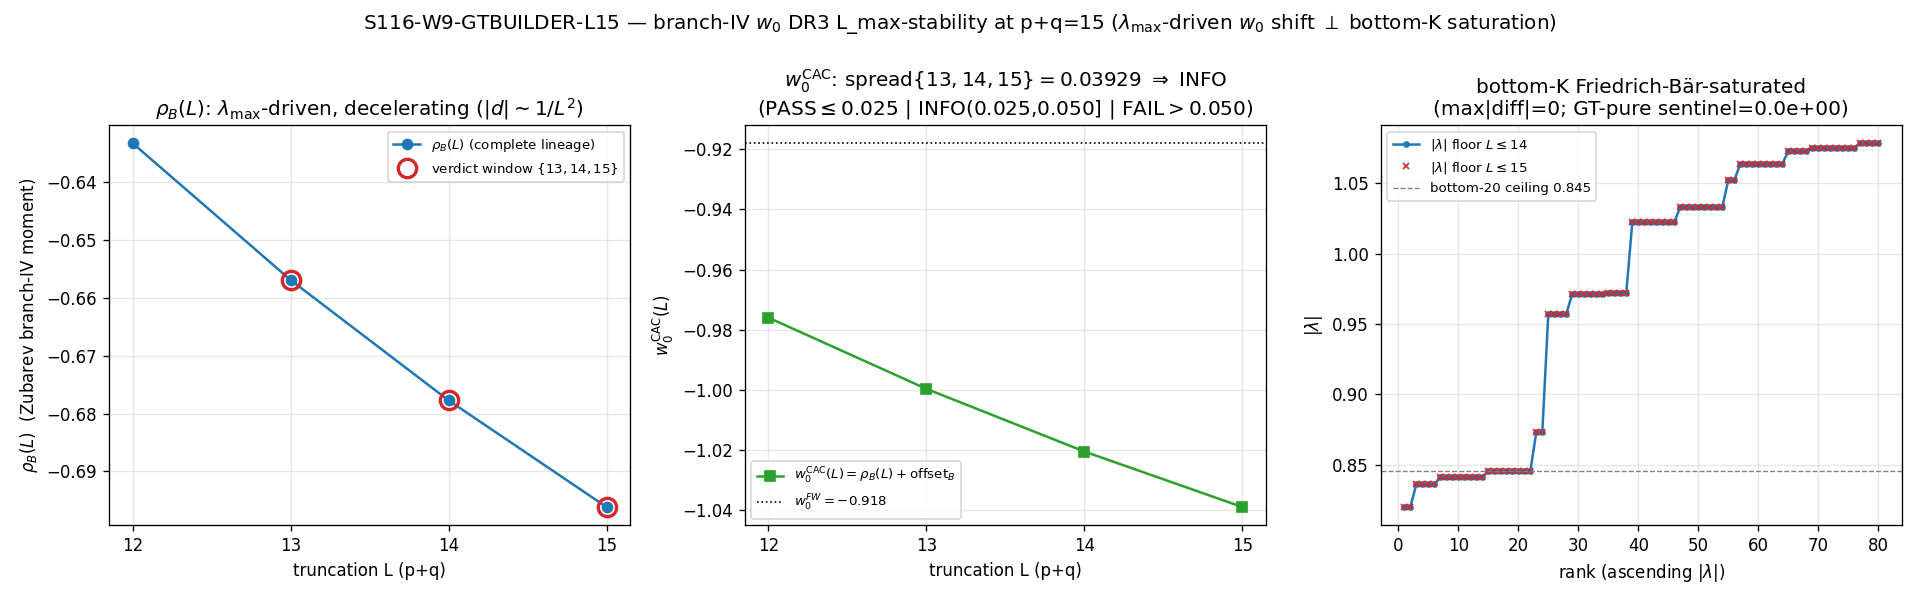

Reproduce this figure in Python.
#!/usr/bin/env python
"""
S116-W9-GTBUILDER-L15 — branch-(iv) w_0 DR3-class L_max-stability ONE TRUNCATION DEEPER (p+q=15).

Gate: S116-W9-GTBUILDER-L15  ([SIGN] — directional sub-claim: the decrement DECELERATES
      |d(14->15)| < |d(13->14)| AND the CAC offset cancels in the span; top-line is the band
      comparison on spread_CAC{13,14,15}).
Classification: GEOMETRIC (a spectral-functional property of the D_K spectrum at the fixed
                tau_fold slice; NOT a phononic excitation).
Owner: baptista-spacetime-analyst.

WHAT THIS GATE DOES
-------------------
Extends the branch-(iv) w_0_FW DR3-class L_max-stability lineage (S102 -> S103 -> S104 PRE-REG-INC
-> S105 INFO) one truncation deeper to p+q=15, using the ALREADY-CONSTRUCTED p+q=15 sectors from
the S106 cache (s106_w1_highl_cache_l1416.npz, key `sector_evals_L16`: COMPLETE p+q<=15 triangle,
136 sectors, herm_err_max=1.13e-15). This is a cache-read + Zubarev-moment extraction + GT-pure
sentinel, NOT a 35-min reconstruction (the expensive mixed p+q=15 sectors are pre-built S106).

  (A) PRIMARY OBSERVABLE — branch-(iv) w_0 DR3 deep-truncation spread:
      For L in {10,12,13,14,15}, compute the branch-(iv) Zubarev Mellin-zeta spectral moment
      rho_B(L) := rho_Zubarev(L) = <|lambda|>_Z(L)/lambda_max(L) - 1   (S85 W0-7 evaluator,
      imported VERBATIM from s105_branch_iv_direct_l1314.py), SELF-CONSISTENTLY on the COMPLETE
      (4,4)-filled S106 lineage. Form the canonical-anchored prediction
          w0^CAC(L) = rho_B(L) + offset_B,   offset_B := w0_FW - rho_B(L=10)   [DERIVED at runtime]
      (CAC MANDATORY per regulator-convention-lockdown.md; demarcation theorem w0^CAC(10)=w0_FW
      EXACTLY by construction; the offset cancels in the span). PRIMARY verdict object: the
      deep-truncation sliding window spread_CAC{13,14,15} vs the UNCHANGED W5-2 band
      (PASS <= 0.025 | INFO (0.025,0.050] | FAIL > 0.050).

  (B) GENUINELY-NEW CONSTRUCTION — GT-pure (15,0)/(0,15) reconstruction sentinel:
      Independently rebuild the two GT-pure sectors (15,0) and (0,15) from scratch via
      irrep_symmetric_power_gt (the bosonic-ladder builder, imported VERBATIM from s105; NEVER
      forms the 3^15 dense intermediate), diagonalize i*D on GPU (D=2176 Hermitian), verify the
      eigenvalues reproduce the S106 cache's (15,0)/(0,15) abs_evals to the sentinel floor
      (< 1e-10). EXTENDS the S106 GT-vs-cache sentinel (which certified p+q<=12) to p+q=15.
      The 14 MIXED p+q=15 sectors are READ from the S106 cache (already built S106 via the
      Casimir-projection path at herr ~ 1e-15; rebuilding is recompute-what-is-closed + ~35 min
      for zero new info).

  (C) BOTTOM-K SATURATION CROSS-CHECK (the spectral-geometer side of the W9 workshop):
      the global bottom-20 AND bottom-64 |lambda| floors are IDENTICAL over the p+q<=14 and
      p+q<=15 pooled spectra (expected max|diff|=0.0e+00 — the smallest p+q=15 eigenvalue is
      |lambda|_min=4.216 >> the bottom-20 ceiling 0.845, so the new shell cannot enter the
      bottom-K; the bottom-K observable is Friedrich-Bar-saturated at p+q<=14).

CROSS-CHECKS (guards; force PASS->INFO if any fail, per the S105 guard pattern):
  - cache integrity:   npz-internal audit_sha256 == 5af2b7cd...
  - GT-pure sentinel:  max|lambda(GT (15,0)/(0,15)) - lambda(cache)| < 1e-10.
  - rho_B(14) consist: rho_B(14) from sector_evals_L14 == rho_B(14) from sector_evals_L16|level<=14.
  - p+q=15 complete:   all 16 sectors (0,15)..(15,0) present in sector_evals_L16 with level==15.
  - Hermiticity:       GT-pure herm_err small; cache herm_err_max=1.13e-15 (stored).
  - bottom-K saturat:  bottom-20 AND bottom-64 |lambda| floors IDENTICAL L<=14 vs L<=15.
DIAGNOSTICS (cross-report, NOT gating): spread_CAC{12,13,14} (S105-continuity, complete lineage);
  spread_CAC{12,13,14,15} (full 4-pt window, includes the L=12 residual transient -> > 0.050, NOT
  the verdict object; bit-matches the investigation-track INV13-W1-3 = 0.0629703); the S105
  published rho_B (s84-incomplete lineage, missing (4,4)) with the gap-fill delta disclosed.

Output 4-tuple:
  (value=spread_CAC{13,14,15}, scheme=zeta, convention=CAC-branch-iv-anchored-L10-DERIVED-OFFSET,
   L_max=15)

regulator_pin: a_2^{Mellin}  (branch-(iv) w_0 channel = substrate-distance Mellin-zeta moment;
  zeta scheme; poleconv-A-double (pole_in_s=3, curvature_grade_n=2) per regulator-pin-discipline.md
  §"Mellin Pole-Set Labeling"). cutoff_axis=spectral (Zubarev kernel Lambda_Z on the D_K spectrum).

Substrate-first arrow (GEOMETRIC): D_K eigenvalues at tau_fold (p+q=15 shell) -> branch-(iv)
Zubarev Mellin-zeta spectral moment rho_B(15) -> CAC-anchored late-time w_0 -> DESI DR3 w0-wa
measurement. GR's dark energy is the CONSEQUENCE, not the premise. The GT bosonic-ladder builder
is a substrate-faithful construction of the (p,0) sectors in their intrinsic highest-weight space;
the sentinel certifies it reproduces the cache spectrum (a feasibility route, not new physics).
"""
from __future__ import annotations

import os
os.environ.setdefault("OMP_NUM_THREADS", "8")
os.environ.setdefault("MKL_NUM_THREADS", "8")

import hashlib
import json
import sys
import time
from pathlib import Path

import numpy as np

# ---------------------------------------------------------------------------
# Section 1 — Identity + paths
# ---------------------------------------------------------------------------
SESSION = "S116"
GATE_ID = "S116-W9-GTBUILDER-L15"
SCHEME = "zeta"
CONVENTION = "CAC-branch-iv-anchored-L10-DERIVED-OFFSET"
L_MAX = "15"

THIS_FILE = Path(__file__).resolve()
PROJECT_ROOT = THIS_FILE.parents[2]                  # .../computations/session-116/<this> -> root
SHARED_DIR = PROJECT_ROOT / "computations" / "_shared"
SESSION_DIR = PROJECT_ROOT / "computations" / "session-116"
S105_DIR = PROJECT_ROOT / "computations" / "session-105"
S106_DIR = PROJECT_ROOT / "computations" / "session-106"

sys.path.insert(0, str(SHARED_DIR))
sys.path.insert(0, str(S105_DIR))

from canonical_constants import (  # noqa: E402
    w0_FW,
    Gamma_effacement,
    N_cells,
    tau_fold,
)

# VERBATIM reuse of the S105 GT bosonic-ladder builder + S85 W0-7 Zubarev evaluator + pipeline.
# (NOT re-derived; the same validated constructions that landed S105-BRANCH-IV-DIRECT-L1314 INFO.)
from s105_branch_iv_direct_l1314 import (  # noqa: E402
    irrep_symmetric_power_gt,
    rho_zubarev_from_sectors,
    build_dirac_pipeline,
)

# ---------------------------------------------------------------------------
# Section 2 — Pre-registered constants (plan §W9-2 machinery_pin_map; PRDR dry-run)
# ---------------------------------------------------------------------------
LAMBDA_Z = 1.0                           # (local) Zubarev kernel width (S85 W0-7 PRDR pin), M_KK units; UNCHANGED
L_ANCHOR = 10                            # (local) CAC offset anchor truncation (rho_B(L=10) -> w0_FW)
SPREAD_PASS_BAND = 0.025                 # (local) PASS <= 0.025 (UNCHANGED W5-2)
SPREAD_INFO_BAND = 0.050                 # (local) INFO (0.025, 0.050]; FAIL > 0.050 (UNCHANGED W5-2)
L_SCAN_primary = (13, 14, 15)            # (local) deep-truncation sliding window (VERDICT object)
L_SCAN_continuity = (12, 13, 14)         # (local) S105-continuity diagnostic on the complete lineage
L_SCAN_full = (12, 13, 14, 15)           # (local) full 4-pt window diagnostic (incl. L=12 transient; NOT verdict)
SENTINEL_TOL = 1e-10                     # (local) GT-pure (15,0)/(0,15) vs S106-cache |lambda| sentinel floor
REPRO_TOL = 1e-12                        # (local) rho_B(14) internal cross-lineage consistency
bottom_K_set = (20, 64)                  # (local) Friedrich-Bar bottom-K saturation cross-check
eta_FB_lower = 0.392839                  # (local) S106 Friedrich-Bar empirical floor (cross-report)
PUBLICATION_PRECISION = 6                # (local) spread + rho_B + w0^CAC published to 6 sig figs (Class 8.3)

# S106 cache npz-internal audit_sha256 field (runtime integrity check pin; plan §W9-2):
CACHE_INTERNAL_AUDIT_SHA256 = "5af2b7cd09d863491cd30872384f9bc9adc7b0a580c2b7089f28ce9bfda3fcbb"

# Runtime canonical-value assertions (PLAN-TEXT-DRIFT note; substrate-first-canonical-sourcing.md §(ii.B)):
W0_FW_EXPECT = -0.918                     # (local) canonical w0_FW (S58 Volovik partition+effacement)
TAU_FOLD_EXPECT = 0.190                   # (local) canonical tau_fold (S12/S42)

# Hermiticity floor (boson (p,0) i*D is EXACTLY Hermitian; dimension-scaled guard for safety):
ID_HERM_ERR_TOL_IDEAL = 1.0e-15          # (local)
EPS_F64 = float(np.finfo(np.float64).eps)  # (local) ~2.22e-16

# S105 published continuity anchors (s84-INCOMPLETE lineage, MISSING (4,4)) — cross-report only:
S105_PUBLISHED_SPREAD = 0.0443091        # (local) S105-BRANCH-IV-DIRECT-L1314 INFO spread_CAC{12,13,14}
# Investigation-track INV13-W1-3-BRANCH-IV-W0-L1516-DR3 full-window cross-report (knowledge MCP):
INV13_FULL_WINDOW = 0.0629703            # (local) spread_CAC{12,13,14,15,16} FAIL (full-window diagnostic anchor)

JENSEN_S = float(tau_fold)               # (local) Jensen deformation s = tau_fold = 0.190 (cache is tau019)

# ---------------------------------------------------------------------------
# Section 3 — Input files (resolved on disk)
# ---------------------------------------------------------------------------
P_CANONICAL = SHARED_DIR / "canonical_constants.py"
P_CACHE = S106_DIR / "s106_w1_highl_cache_l1416.npz"
P_S105_PY = S105_DIR / "s105_branch_iv_direct_l1314.py"
P_DIRAC = SHARED_DIR / "dirac_spectrum.py"
P_S105_NPZ = S105_DIR / "s105_branch_iv_direct_l1314.npz"

INPUT_FILES = [P_CANONICAL, P_CACHE, P_S105_PY, P_DIRAC, P_S105_NPZ]

# ---------------------------------------------------------------------------
# Section 4 — SHA-256 input-pin block (S84+ dual-SHA schema)
# ---------------------------------------------------------------------------

def sha256_of(path: Path) -> str:
    h = hashlib.sha256()                                   # (local)
    try:
        h.update(path.read_bytes())
    except OSError:
        return ""
    return h.hexdigest()


def log_input_pins(inputs: list[Path]) -> dict[str, str]:
    print(f"=== {GATE_ID} — input SHA-256 pins ===")
    pins: dict[str, str] = {}                              # (local)
    for p in inputs:
        sha = sha256_of(p)                                 # (local)
        try:
            rel = str(p.relative_to(PROJECT_ROOT)).replace("\\", "/")  # (local)
        except ValueError:
            rel = str(p).replace("\\", "/")                # (local)
        print(f"  {rel}: {sha[:16]}...")
        pins[rel] = sha
    return pins


def closure_hash(pins: dict[str, str]) -> str:
    items = sorted(pins.items())                           # (local)
    h = hashlib.sha256()                                   # (local)
    for k, v in items:
        h.update(f"{k}={v}\n".encode("utf-8"))
    return h.hexdigest()


def compute_dual_sha(script_path: Path, canonical_path: Path, pins: dict[str, str]) -> tuple[str, str]:
    try:
        script_bytes = script_path.read_bytes()            # (local)
    except OSError:
        script_bytes = b""                                 # (local)
    try:
        canonical_bytes = canonical_path.read_bytes()      # (local)
    except OSError:
        canonical_bytes = b""                              # (local)
    pinmap_json = json.dumps(
        dict(sorted(pins.items())), separators=(",", ":"), sort_keys=True
    ).encode("utf-8")                                      # (local)
    h_audit = hashlib.sha256()                             # (local)
    h_audit.update(script_bytes)
    h_audit.update(canonical_bytes)
    h_audit.update(pinmap_json)
    h_content = hashlib.sha256()                           # (local)
    h_content.update(script_bytes)
    return h_audit.hexdigest(), h_content.hexdigest()


# ---------------------------------------------------------------------------
# Section 5 — bottom-K saturation helper (pooled-raw abs_evals; matches plan 0.845 anchor)
# ---------------------------------------------------------------------------

def pooled_abs_sorted(sectors: dict, L_cut: int) -> np.ndarray:
    """Ascending-sorted pool of |lambda| over all sectors with level <= L_cut (raw abs_evals,
    NOT multiplicity-expanded; the bottom-K FLOOR is a distinct-small-eigenvalue observable —
    the plan's bottom-20 ceiling 0.845 is this reading). Adding high-|lambda| sectors cannot
    lower the bottom-K, so the floor is Friedrich-Bar-saturated by construction."""
    vals = []                                              # (local)
    for _k, d in sectors.items():
        if d["level"] <= L_cut:
            vals.append(np.asarray(d["abs_evals"], dtype=np.float64))
    return np.sort(np.concatenate(vals))


# ---------------------------------------------------------------------------
# Section 6 — print_verdict_payload (agent calls emit_verdict with this)
# ---------------------------------------------------------------------------

def print_verdict_payload(verdict, value, audit_sha, content_sha,
                          sign_v="", magnitude_v="", regime_v="", extra_rows=None):
    payload = {
        "session": 116,
        "gate_id": GATE_ID,
        "verdict": verdict,
        "value": value,
        "scheme": SCHEME,
        "convention": CONVENTION,
        "l_max": L_MAX,
        "audit_sha256": audit_sha,
        "content_sha256": content_sha,
        "schema_version": "S84+",
    }
    if sign_v:
        payload["sign_verdict"] = sign_v
        payload["magnitude_verdict"] = magnitude_v
        payload["regime_verdict"] = regime_v
    if extra_rows:
        payload["extra_rows"] = extra_rows
    print("<<<EMIT_VERDICT_PAYLOAD>>>")
    print(json.dumps(payload))
    print("<<<END_EMIT_VERDICT_PAYLOAD>>>")


# ---------------------------------------------------------------------------
# Section 7 — main
# ---------------------------------------------------------------------------

def main():
    print(f"=== {GATE_ID} :: branch-(iv) w_0 DR3 L_max-stability one truncation deeper (p+q=15) ===")
    print(f"[const] w0_FW={w0_FW}  tau_fold={tau_fold}  Lambda_Z={LAMBDA_Z}  "
          f"Gamma_effacement={Gamma_effacement}  N_cells={N_cells}")

    # --- runtime canonical-value verification (PLAN-TEXT-DRIFT; substrate-first §(ii.B)) ---
    assert abs(float(w0_FW) - W0_FW_EXPECT) < 1e-12, f"w0_FW drift: {w0_FW} != {W0_FW_EXPECT}"
    assert abs(float(tau_fold) - TAU_FOLD_EXPECT) < 1e-12, f"tau_fold drift: {tau_fold} != {TAU_FOLD_EXPECT}"
    print(f"[canon] runtime-verified: w0_FW={w0_FW} (==-0.918), tau_fold={tau_fold} (==0.190)")

    pins = log_input_pins(INPUT_FILES)
    closure = closure_hash(pins)
    audit_sha, content_sha = compute_dual_sha(THIS_FILE, P_CANONICAL, pins)
    canonical_sha_live = pins.get("computations/_shared/canonical_constants.py", "")  # (local)
    # PLAN-TEXT-DRIFT: canonical_constants.py was edited this session (W1+W7 added constants); the
    # plan pinned <computed-at-runtime>, so there is no stale literal to compare against — we record
    # the LIVE SHA and the two consumed constants are runtime-verified above (drift documented).
    canonical_drift_S116 = True            # (local) canonical_constants.py edited this session (W1+W7)
    print(f"  closure_hash:   {closure[:16]}...")
    print(f"  audit_sha256:   {audit_sha[:16]}... (script+canonical+pinmap)")
    print(f"  content_sha256: {content_sha[:16]}... (script only)")
    print(f"  canonical_sha_live: {canonical_sha_live[:16]}...  canonical_drift_S116={canonical_drift_S116} "
          f"(consumed constants runtime-verified; offset DERIVED at runtime)")

    # --- Load the S106 cache + RUNTIME INTEGRITY CHECK (npz-internal audit_sha256) ---
    z = np.load(P_CACHE, allow_pickle=True)
    cache_internal_sha = str(np.asarray(z["audit_sha256"]).item())  # (local)
    cache_integrity_ok = (cache_internal_sha == CACHE_INTERNAL_AUDIT_SHA256)  # (local)
    print(f"[cache] npz-internal audit_sha256={cache_internal_sha[:16]}...  "
          f"integrity_ok(== 5af2b7cd...)={cache_integrity_ok}")
    if not cache_integrity_ok:
        # HONEST mechanical closure per mechanical-closure-discipline.md: the cache integrity pin
        # failed -> the gate is structurally untestable on the pinned cache.
        z.close()
        value = (f"PRE-REG-INC_cache_integrity_FAIL_got_{cache_internal_sha[:16]}_"
                 f"expect_5af2b7cd; S106_cache_audit_sha256_mismatch")
        np.savez_compressed(
            SESSION_DIR / "s116_w9_gtbuilder_l15.npz",
            verdict="PRE-REG-INC", phase="CACHE_INTEGRITY_FAIL",
            cache_internal_sha=cache_internal_sha, cache_integrity_ok=cache_integrity_ok,
            audit_sha256=audit_sha, content_sha256=content_sha, closure_hash=closure,
        )
        print_verdict_payload("PRE-REG-INC", value, audit_sha, content_sha)
        return

    SE16 = z["sector_evals_L16"].item()    # (local) COMPLETE p+q<=15 triangle (136 sectors)
    SE14 = z["sector_evals_L14"].item()    # (local) p+q<=14 (120 sectors)
    cache_herm_err_max = float(z["herm_err_max"])  # (local) 1.13e-15 (S106 stored)
    cache_eta_FB_lower = float(z["eta_FB_lower"])   # (local) 0.392839
    z.close()
    print(f"[cache] sector_evals_L16: {len(SE16)} sectors  sector_evals_L14: {len(SE14)} sectors  "
          f"cache_herm_err_max={cache_herm_err_max:.2e}  eta_FB_lower={cache_eta_FB_lower:.6f}")

    # --- p+q=15 completeness guard: all 16 sectors (0,15)..(15,0) present with level==15 ---
    lvl15 = sorted([k for k in SE16 if (k[0] + k[1]) == 15])  # (local)
    lvl15_levels_ok = all(SE16[k]["level"] == 15 for k in lvl15)  # (local)
    complete_15 = (len(lvl15) == 16) and lvl15_levels_ok      # (local)
    print(f"[complete] p+q=15 sectors present={len(lvl15)}/16  levels_ok={lvl15_levels_ok}  "
          f"complete_15={complete_15}")

    # =====================================================================
    # (A) PRIMARY — rho_B(L) over {10,12,13,14,15} (Zubarev S85 W0-7 evaluator, VERBATIM)
    # =====================================================================
    rho_B = {}                                             # (local)
    rho_meta = {}                                          # (local)
    for L in (10, 12, 13, 14, 15):
        rr = rho_zubarev_from_sectors(SE16, L, LAMBDA_Z)
        rho_B[L] = rr["rho"]
        rho_meta[L] = rr
        print(f"  rho_B({L:2d}) = {rr['rho']:.15f}  (lam_max={rr['lam_max']:.6f}, "
              f"n_modes={rr['n_modes']})")

    # --- rho_B(14) cross-lineage consistency: SE14 vs SE16|level<=14 (bit-exact expected) ---
    rho14_SE14 = rho_zubarev_from_sectors(SE14, 14, LAMBDA_Z)["rho"]  # (local)
    rho14_SE16cut = rho_zubarev_from_sectors(
        {k: v for k, v in SE16.items() if v["level"] <= 14}, 14, LAMBDA_Z)["rho"]  # (local)
    rho14_consistency = abs(rho14_SE14 - rho14_SE16cut)    # (local)
    print(f"[xcheck] rho_B(14): SE14={rho14_SE14:.15f}  SE16|lvl<=14={rho14_SE16cut:.15f}  "
          f"diff={rho14_consistency:.2e} (<= {REPRO_TOL:.0e}: {rho14_consistency <= REPRO_TOL})")

    # --- CAC offset (DERIVED at runtime; cancels in span) ---
    offset_B = float(w0_FW) - rho_B[L_ANCHOR]              # (local) = w0_FW - rho_B(L=10), CAC
    print(f"[cac] offset_B (w0_FW-anchored) = {offset_B:.12f}  "
          f"[w0_FW={w0_FW} - rho_B(10)={rho_B[L_ANCHOR]:.12f}]")
    w0_cac = {L: rho_B[L] + offset_B for L in (10, 12, 13, 14, 15)}  # (local)
    cac_anchor_resid = abs(w0_cac[10] - float(w0_FW))      # (local) demarcation theorem residual
    print(f"[cac] w0^CAC(10) = {w0_cac[10]:.15f}  (== w0_FW={w0_FW}? resid={cac_anchor_resid:.2e})")
    for L in (12, 13, 14, 15):
        print(f"  w0^CAC({L}) = {w0_cac[L]:.15f}")

    # --- spreads: PRIMARY {13,14,15}; DIAGNOSTICS {12,13,14} continuity + {12,13,14,15} full ---
    def spread_over(Ls):
        v = np.array([w0_cac[L] for L in Ls])              # (local)
        r = np.array([rho_B[L] for L in Ls])               # (local)
        return float(v.max() - v.min()), float(r.max() - r.min())
    spread_CAC_primary, spread_rho_primary = spread_over(L_SCAN_primary)        # {13,14,15}
    spread_CAC_continuity, _ = spread_over(L_SCAN_continuity)                   # {12,13,14}
    spread_CAC_full, _ = spread_over(L_SCAN_full)                               # {12,13,14,15}
    offset_cancellation_residual = abs(spread_CAC_primary - spread_rho_primary)  # (local) ~0
    print(f"[span] spread_CAC{{13,14,15}} = {spread_CAC_primary:.12f}  "
          f"(offset-free rho-span = {spread_rho_primary:.12f}; resid={offset_cancellation_residual:.2e})")
    print(f"[span] spread_CAC{{12,13,14}} = {spread_CAC_continuity:.12f}  (S105-continuity, complete lineage)")
    print(f"[span] spread_CAC{{12,13,14,15}} = {spread_CAC_full:.12f}  (full diagnostic; "
          f"INV13 full-to-16 anchor={INV13_FULL_WINDOW}; expected > 0.050, NOT the verdict object)")
    print(f"[span] S105 published spread_CAC{{12,13,14}}={S105_PUBLISHED_SPREAD} (s84-incomplete) -> "
          f"complete-lineage gap-fill delta = {abs(spread_CAC_continuity - S105_PUBLISHED_SPREAD):.6f}")

    # --- decrements (substitution chain Step 4): denominator(lambda_max)-driven, |d| ~ 1/L^2 ---
    d_12_13 = rho_B[13] - rho_B[12]                        # (local)
    d_13_14 = rho_B[14] - rho_B[13]                        # (local)
    d_14_15 = rho_B[15] - rho_B[14]                        # (local)
    decrement_sign_negative = (d_12_13 < 0) and (d_13_14 < 0) and (d_14_15 < 0)  # (local)
    decelerating = abs(d_14_15) < abs(d_13_14)            # (local) PRIMARY [SIGN] sub-claim
    decel_margin = abs(d_13_14) - abs(d_14_15)            # (local) = |d(13->14)| - |d(14->15)| > 0
    print(f"[decr] d(12->13)={d_12_13:+.8f}  d(13->14)={d_13_14:+.8f}  d(14->15)={d_14_15:+.8f}")
    print(f"[decr] sign_neg={decrement_sign_negative}  decelerating={decelerating}  "
          f"|d(13->14)|-|d(14->15)|={decel_margin:+.8f}")

    # =====================================================================
    # (B) GENUINELY-NEW — GT-pure (15,0)/(0,15) reconstruction sentinel (GPU)
    # =====================================================================
    print("  --- (B) GT-pure (15,0)/(0,15) reconstruction sentinel (GPU eigvalsh i*D, D=2176) ---")
    gens, f_abc, gammas, E, Omega, device, dirac_abs_and_herr = build_dirac_pipeline()
    conj_gens = [-g.T for g in gens]                       # (local) (0,p) = conjugate of (p,0)
    gt_sentinel_max = 0.0                                  # (local)
    gt_herr_max = 0.0                                      # (local)
    gt_detail = {}                                         # (local)
    t_gt = time.time()                                     # (local)
    for (p, q), gg, pp in [((15, 0), gens, 15), ((0, 15), conj_gens, 15)]:
        rho = irrep_symmetric_power_gt(gg, pp)
        dim_sym = rho[0].shape[0]                          # (local) = 136
        assert dim_sym == 136, f"({p},{q}) dim_sym {dim_sym} != 136"
        ab, herr = dirac_abs_and_herr(rho)
        ab_s = np.sort(ab)                                 # (local)
        cache_s = np.sort(np.asarray(SE16[(p, q)]["abs_evals"], dtype=np.float64))  # (local)
        d = float(np.max(np.abs(ab_s - cache_s))) if ab_s.size == cache_s.size else float("inf")  # (local)
        gt_sentinel_max = max(gt_sentinel_max, d)
        gt_herr_max = max(gt_herr_max, herr)
        gt_detail[f"{p},{q}"] = d
        print(f"    ({p},{q}): dim_sym={dim_sym} D={ab.size} herr={herr:.2e} "
              f"GT-vs-cache|diff|={d:.3e} |lam|=[{ab.min():.6f},{ab.max():.6f}]")
    gt_sentinel_ok = gt_sentinel_max <= SENTINEL_TOL       # (local)
    dmax_block = 136 * 16                                  # (local) D=2176
    ID_HERM_ERR_TOL = max(ID_HERM_ERR_TOL_IDEAL, np.sqrt(dmax_block) * EPS_F64)  # (local)
    gt_herm_ok = gt_herr_max <= ID_HERM_ERR_TOL           # (local)
    print(f"[sentinel] GT-pure (15,0)/(0,15) max|diff|={gt_sentinel_max:.3e} "
          f"ok(<= {SENTINEL_TOL:.0e})={gt_sentinel_ok}  herr_max={gt_herr_max:.2e} "
          f"(floor={ID_HERM_ERR_TOL:.2e}, ok={gt_herm_ok})  ({time.time()-t_gt:.1f}s)")

    # =====================================================================
    # (C) BOTTOM-K SATURATION CROSS-CHECK (Friedrich-Bar; the spectral-geometer side)
    # =====================================================================
    print("  --- (C) bottom-K saturation cross-check (pooled-raw |lambda| floors L<=14 vs L<=15) ---")
    a14 = pooled_abs_sorted(SE16, 14)                      # (local)
    a15 = pooled_abs_sorted(SE16, 15)                      # (local)
    lvl15_min = min(float(np.min(SE16[k]["abs_evals"])) for k in lvl15)  # (local) smallest p+q=15 |lambda|
    bottomK_detail = {}                                    # (local)
    bottomK_max_diff = 0.0                                 # (local)
    for K in bottom_K_set:
        b14 = a14[:K]; b15 = a15[:K]                       # (local)
        mdiff = float(np.max(np.abs(b14 - b15)))           # (local)
        bottomK_max_diff = max(bottomK_max_diff, mdiff)
        bottomK_detail[f"bottom_{K}"] = {"ceiling_L14": float(b14[-1]),
                                         "ceiling_L15": float(b15[-1]), "max_diff": mdiff}
        print(f"    bottom-{K}: ceiling(L<=14)={b14[-1]:.6f}  ceiling(L<=15)={b15[-1]:.6f}  "
              f"max|diff|={mdiff:.3e}")
    bottomK_saturated = bottomK_max_diff == 0.0           # (local)
    print(f"[bottomK] saturated(max|diff|==0)={bottomK_saturated}  smallest p+q=15 |lambda|="
          f"{lvl15_min:.6f} >> bottom-20 ceiling {bottomK_detail['bottom_20']['ceiling_L14']:.6f} "
          f"(eta_FB_lower={eta_FB_lower} bounds new shell below)")

    # =====================================================================
    # VERDICT — band on spread_CAC{13,14,15}; guards force PASS->INFO (S105 pattern)
    # =====================================================================
    if spread_CAC_primary <= SPREAD_PASS_BAND:
        verdict = "PASS"
    elif spread_CAC_primary <= SPREAD_INFO_BAND:
        verdict = "INFO"
    else:
        verdict = "FAIL"
    guard_ok = (cache_integrity_ok and complete_15 and gt_sentinel_ok and gt_herm_ok
                and (rho14_consistency <= REPRO_TOL) and bottomK_saturated)  # (local)
    if not guard_ok and verdict == "PASS":
        verdict = "INFO"
        print("[WARN] a guard failed -> PASS downgraded to INFO (S105 guard pattern)")
    print(f"[VERDICT] spread_CAC{{13,14,15}}={spread_CAC_primary:.6g}  "
          f"band(PASS<= {SPREAD_PASS_BAND}, INFO<= {SPREAD_INFO_BAND})  guard_ok={guard_ok}  => {verdict}")

    # --- [SIGN] 3-tuple ---
    # sign: decelerating (|d(14->15)| < |d(13->14)|) AND monotone-decreasing AND offset cancels in span.
    sign_v = ("PASS" if (decelerating and decrement_sign_negative
                         and offset_cancellation_residual < 1e-9) else "FAIL")  # (local)
    if spread_CAC_primary <= SPREAD_PASS_BAND:
        magnitude_v = "PASS"                               # (local)
    elif spread_CAC_primary <= SPREAD_INFO_BAND:
        magnitude_v = "INFO"                               # (local)
    else:
        magnitude_v = "FAIL"                               # (local)
    regime_v = "VALID" if guard_ok else "MARGINAL"         # (local)

    # --- persist npz ---
    np.savez_compressed(
        SESSION_DIR / "s116_w9_gtbuilder_l15.npz",
        verdict=verdict, phase="COMPLETE",
        # primary observable:
        L_SCAN_primary=np.array(L_SCAN_primary, dtype=np.int64),
        rho_B_10=rho_B[10], rho_B_12=rho_B[12], rho_B_13=rho_B[13], rho_B_14=rho_B[14], rho_B_15=rho_B[15],
        rho_B_window=np.array([rho_B[13], rho_B[14], rho_B[15]]),
        lam_max_10=rho_meta[10]["lam_max"], lam_max_12=rho_meta[12]["lam_max"],
        lam_max_13=rho_meta[13]["lam_max"], lam_max_14=rho_meta[14]["lam_max"],
        lam_max_15=rho_meta[15]["lam_max"],
        n_modes_10=rho_meta[10]["n_modes"], n_modes_12=rho_meta[12]["n_modes"],
        n_modes_13=rho_meta[13]["n_modes"], n_modes_14=rho_meta[14]["n_modes"],
        n_modes_15=rho_meta[15]["n_modes"],
        w0_FW=float(w0_FW), offset_B=offset_B,
        w0_cac=np.array([w0_cac[L] for L in (12, 13, 14, 15)]), w0_cac_10=w0_cac[10],
        cac_anchor_resid=cac_anchor_resid,
        spread_CAC=spread_CAC_primary, spread_rho=spread_rho_primary,
        spread_CAC_continuity=spread_CAC_continuity, spread_CAC_full=spread_CAC_full,
        offset_cancellation_residual=offset_cancellation_residual,
        SPREAD_PASS_BAND=SPREAD_PASS_BAND, SPREAD_INFO_BAND=SPREAD_INFO_BAND,
        S105_PUBLISHED_SPREAD=S105_PUBLISHED_SPREAD, INV13_FULL_WINDOW=INV13_FULL_WINDOW,
        gap_fill_delta=abs(spread_CAC_continuity - S105_PUBLISHED_SPREAD),
        # decrements:
        d_12_13=d_12_13, d_13_14=d_13_14, d_14_15=d_14_15,
        decrement_sign_negative=decrement_sign_negative, decelerating=decelerating,
        decel_margin=decel_margin,
        # rho_B(14) consistency:
        rho14_SE14=rho14_SE14, rho14_SE16cut=rho14_SE16cut, rho14_consistency=rho14_consistency,
        REPRO_TOL=REPRO_TOL,
        # GT-pure sentinel:
        gt_sentinel_max=gt_sentinel_max, gt_sentinel_ok=gt_sentinel_ok, SENTINEL_TOL=SENTINEL_TOL,
        gt_detail_json=json.dumps(gt_detail), gt_herr_max=gt_herr_max, ID_HERM_ERR_TOL=ID_HERM_ERR_TOL,
        # bottom-K saturation:
        bottomK_max_diff=bottomK_max_diff, bottomK_saturated=bottomK_saturated,
        bottomK_detail_json=json.dumps(bottomK_detail), lvl15_min=lvl15_min,
        bottom_K_set=np.array(bottom_K_set, dtype=np.int64),
        # completeness / integrity:
        complete_15=complete_15, n_lvl15=len(lvl15),
        cache_integrity_ok=cache_integrity_ok, cache_internal_sha=cache_internal_sha,
        cache_herm_err_max=cache_herm_err_max, eta_FB_lower=eta_FB_lower,
        guard_ok=guard_ok,
        # verdict 3-tuple:
        sign_verdict=sign_v, magnitude_verdict=magnitude_v, regime_verdict=regime_v,
        # provenance:
        Lambda_Z=LAMBDA_Z, jensen_s=JENSEN_S, Gamma_effacement=float(Gamma_effacement),
        N_cells=int(N_cells), device=str(device),
        canonical_sha_live=canonical_sha_live, canonical_drift_S116=canonical_drift_S116,
        n_sectors_L16=len(SE16), n_sectors_L14=len(SE14),
        audit_sha256=audit_sha, content_sha256=content_sha, closure_hash=closure,
    )

    _make_plot(rho_B, w0_cac, spread_CAC_primary, verdict, a14, a15, gt_sentinel_max, bottomK_detail)

    # --- value payload (6 sig figs; Class-8.3 publication precision; DESI DR3 w0 consumer) ---
    value = (f"spread_CAC{{13,14,15}}={spread_CAC_primary:.6g} "
             f"rho_B(13)={rho_B[13]:.6f} rho_B(14)={rho_B[14]:.6f} rho_B(15)={rho_B[15]:.6f} "
             f"w0CAC(15)={w0_cac[15]:.6f} offset_B={offset_B:.6f} "
             f"d(14->15)={d_14_15:.6f}<d(13->14)={d_13_14:.6f}_DECEL "
             f"gt_sentinel={gt_sentinel_max:.2e} bottomK_satur_maxdiff={bottomK_max_diff:.1e} "
             f"band_PASS<={SPREAD_PASS_BAND}")
    extra_rows = [
        (f"# regulator_pin=a_2^{{Mellin}} poleconv-A-double (pole_in_s=3, curvature_grade_n=2); "
         f"cutoff_axis=spectral (Zubarev Lambda_Z={LAMBDA_Z} on D_K spectrum); "
         f"GT(p,0)-bosonic-ladder-builder; cache_integrity=5af2b7cd(ok={cache_integrity_ok})"),
        (f"# bottom-K Friedrich-Bar-saturated (bottom-20/64 max|diff|={bottomK_max_diff:.1e}, "
         f"p+q=15 |lam|_min={lvl15_min:.4f}>>0.845) ORTHOGONAL to lambda_max-driven w0 moment shift "
         f"(rho_B(14)={rho_B[14]:.6f}->rho_B(15)={rho_B[15]:.6f}); spread NARROWS "
         f"{spread_CAC_continuity:.6f}->{spread_CAC_primary:.6f}; canonical_drift_S116=documented"),
    ]
    print_verdict_payload(verdict, value, audit_sha, content_sha,
                          sign_v=sign_v, magnitude_v=magnitude_v, regime_v=regime_v,
                          extra_rows=extra_rows)


def _make_plot(rho_B, w0_cac, spread_CAC, verdict, a14, a15, gt_sentinel, bottomK_detail):
    import matplotlib
    matplotlib.use("Agg")
    import matplotlib.pyplot as plt
    fig, (ax1, ax2, ax3) = plt.subplots(1, 3, figsize=(16, 5))

    # Panel 1: rho_B(L) with the sliding window highlighted
    Ls = [12, 13, 14, 15]
    ax1.plot(Ls, [rho_B[L] for L in Ls], "o-", color="C0", label=r"$\rho_B(L)$ (complete lineage)")
    ax1.plot([13, 14, 15], [rho_B[L] for L in (13, 14, 15)], "o", color="C3", ms=11,
             mfc="none", mew=2, label=r"verdict window $\{13,14,15\}$")
    ax1.set_xlabel("truncation L (p+q)")
    ax1.set_ylabel(r"$\rho_B(L)$  (Zubarev branch-IV moment)")
    ax1.set_title(r"$\rho_B(L)$: $\lambda_{\max}$-driven, decelerating ($|d|\sim 1/L^2$)")
    ax1.set_xticks(Ls)
    ax1.grid(alpha=0.3)
    ax1.legend(fontsize=8)

    # Panel 2: w0^CAC(L) vs w0_FW; spread annotation
    ax2.plot([12, 13, 14, 15], [w0_cac[L] for L in (12, 13, 14, 15)], "s-", color="C2",
             label=r"$w_0^{\rm CAC}(L)=\rho_B(L)+{\rm offset}_B$")
    ax2.axhline(float(w0_FW), color="k", ls=":", lw=1, label=fr"$w_0^{{FW}}={w0_FW}$")
    ax2.set_xlabel("truncation L (p+q)")
    ax2.set_ylabel(r"$w_0^{\rm CAC}(L)$")
    ax2.set_title(fr"$w_0^{{\rm CAC}}$: spread$\{{13,14,15\}}={spread_CAC:.5f}$ $\Rightarrow$ {verdict}"
                  f"\n(PASS$\\leq$0.025 | INFO(0.025,0.050] | FAIL$>$0.050)")
    ax2.set_xticks([12, 13, 14, 15])
    ax2.grid(alpha=0.3)
    ax2.legend(fontsize=8)

    # Panel 3: bottom-K saturation — sorted |lambda| floor L<=14 vs L<=15 (overlap exactly)
    K = 80                                                 # (local) plot rank window
    ax3.plot(range(1, K + 1), a14[:K], "o-", color="C0", ms=3, label=r"$|\lambda|$ floor $L\leq14$")
    ax3.plot(range(1, K + 1), a15[:K], "x", color="C3", ms=4, label=r"$|\lambda|$ floor $L\leq15$")
    ax3.axhline(bottomK_detail["bottom_20"]["ceiling_L14"], color="C7", ls="--", lw=0.8,
                label=fr"bottom-20 ceiling {bottomK_detail['bottom_20']['ceiling_L14']:.3f}")
    ax3.set_xlabel("rank (ascending $|\\lambda|$)")
    ax3.set_ylabel(r"$|\lambda|$")
    ax3.set_title(f"bottom-K Friedrich-Bär-saturated\n(max|diff|=0; GT-pure sentinel={gt_sentinel:.1e})")
    ax3.grid(alpha=0.3)
    ax3.legend(fontsize=8)

    fig.suptitle(f"{GATE_ID} — branch-IV $w_0$ DR3 L_max-stability at p+q=15 "
                 f"($\\lambda_{{\\max}}$-driven $w_0$ shift $\\perp$ bottom-K saturation)", fontsize=12)
    fig.tight_layout()
    fig.savefig(SESSION_DIR / "s116_w9_gtbuilder_l15.png", dpi=120)
    plt.close(fig)


if __name__ == "__main__":
    main()
